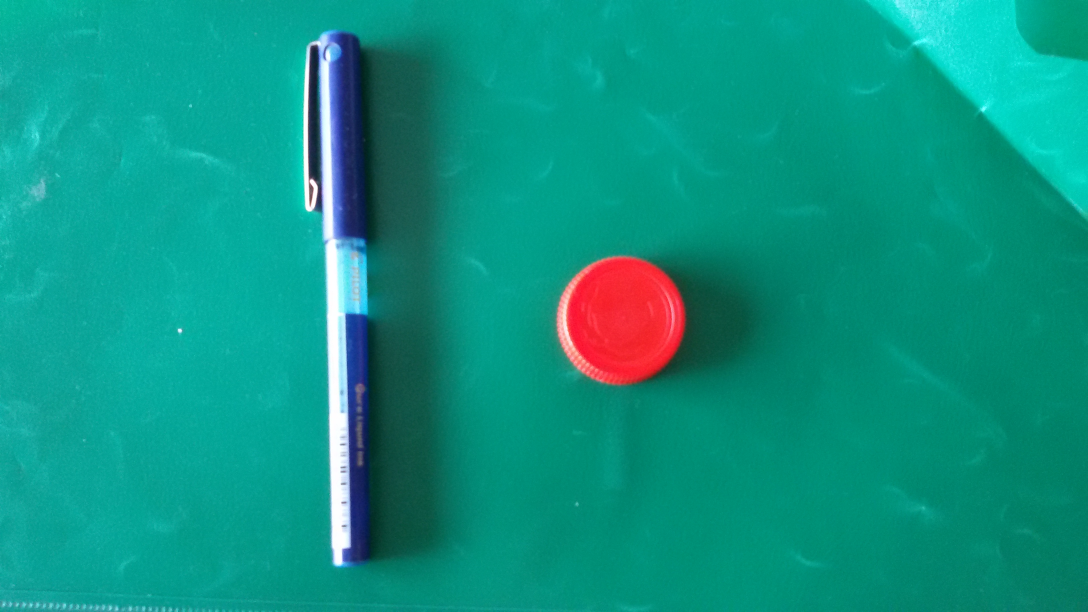
//> input picture CV/green.jpg, 3264 x 1836 px (shown at 1/3 size)
$ ./main   (built with g++ and OpenCV 4)
//> lines starting //> are read from the running program, lines starting //| are printed output that depends on the picture
### CV/PuzzleDisjointSet.h
//
//  PuzzleDisjointSet.h
//  PuzzleSolver
//
//  Created by Joe Zeimen on 4/12/13.
//  Copyright (c) 2013 Joe Zeimen. All rights reserved.
//

#ifndef __PuzzleSolver__PuzzleDisjointSet__
#define __PuzzleSolver__PuzzleDisjointSet__

#include <iostream>
#include <opencv/cv.h>

class PuzzleDisjointSet{
public:
    struct forest{
        cv::Mat_<int> locations;
        cv::Mat_<int> rotations;
        int representative;
        int id;
    };
private:
    //A count of how many sets are left.
    int set_count;
    std::vector<forest> sets;
    void rotate_ccw(int id, int times);
    void make_set(int x);
    cv::Point find_location(cv::Mat_<int>, int number );
public:
    PuzzleDisjointSet( int number);
    bool join_sets(int a, int b, int how_a, int how_b);
    int find(int a);
    bool in_same_set(int a, int b);
    bool in_one_set();
    forest get(int id);


};


#endif /* defined(__PuzzleSolver__PuzzleDisjointSet__) */

### CV/utils.h
//
//  Utils.h
//  PuzzleSolver
//
//  Created by Joe Zeimen on 4/9/13.
//  Copyright (c) 2013 Joe Zeimen. All rights reserved.
//

#ifndef __PuzzleSolver__Utils__
#define __PuzzleSolver__Utils__

#include <iostream>

#include <iostream>
#include <vector>
#include <string.h>
#include <sys/types.h>
#include <sstream>
#include "dirent.h"
#include <vector>
#include "opencv/cv.h"
#include "opencv/highgui.h"
#include "piece.h"
typedef std::vector<cv::Mat> imlist;


void filter(imlist to_filter, int size);
imlist color_to_bw(imlist color, int threshold);
void filter(imlist to_filter, int size);
imlist getImages(std::string path);
imlist blur(imlist to_blur, int size, double sigma);
imlist median_blur(imlist to_blur, int size);
imlist bilateral_blur(imlist to_blur);

template<class T> std::vector<cv::Point> translate_contour(std::vector<T> in , int offset_x, int offset_y);
std::vector<cv::Point> remove_duplicates(std::vector<cv::Point> vec);
//Return a contour that is translated
template<class T>
// [10 lines left out: function translate_contour, not called in this run]

#endif /* defined(__PuzzleSolver__Utils__) */

### CV/piece.h
//
//  piece.h
//  PuzzleSolver
//
//  Created by Joe Zeimen on 4/5/13.
//  Copyright (c) 2013 Joe Zeimen. All rights reserved.
//

#ifndef __PuzzleSolver__piece__
#define __PuzzleSolver__piece__
#include <iostream>
#include "opencv/cv.h"
#include "opencv/highgui.h"
#include "edge.h"
typedef std::vector<cv::Mat> imlist;


enum pieceType {CORNER, FRAME, MIDDLE};


//The paradigm for the piece is that there are 4 edges
//the edge "numbers" go from 0-3 in counter clockwise order
//starting from the left.


class piece{
private:
    std::vector<cv::Point2f> corners;
    pieceType type;
    void process();
    void find_corners();
    void extract_edges();
    void classify();
    int piece_size;
public:
    cv::Mat full_color;
    cv::Mat bw;

    piece(cv::Mat color,cv::Mat bw, int piece_size);
    edge edges[4];
    pieceType get_type();
    cv::Point2f get_corner(int id);

    //This method "rotates the corners and edges so they are in a correct order.
    void rotate(int times);


};


#endif /* defined(__PuzzleSolver__piece__) */

### CV/edge.h
//
//  edge.h
//  PuzzleSolver
//
//  Created by Joe Zeimen on 4/5/13.
//  Copyright (c) 2013 Joe Zeimen. All rights reserved.
//

#ifndef __PuzzleSolver__edge__
#define __PuzzleSolver__edge__

#include <iostream>
#include <opencv/cv.h>


enum edgeType { OUTER_EDGE, TAB, HOLE };


//The paradigm for edges is that if you walked along the edge of the contour
//from beginning to end, the piece will be to the left, and empty space to right.
class edge{
private:
    //The original contour passed into the function.
    std::vector<cv::Point> contour;
    //Normalized contour produces a contour that has its begining at (0,0)
    //and its endpoint straight above it (0,y). This is used internally
    //to classify the piece.
    std::vector<cv::Point2f> normalized_contour;
    std::vector<cv::Point2f> reverse_normalized_contour;
    template<class T> std::vector<cv::Point2f> normalize(std::vector<T>);
    void classify();
    edgeType type;
public:
    edge();
    edge(std::vector<cv::Point> edge);
    std::vector<cv::Point> get_translated_contour(int,int);
    std::vector<cv::Point> get_translated_contour_reverse(int,int);
    edgeType get_type();
    double compare(edge);
    double compare2(edge);
    std::string edge_type_to_s();

};


#endif /* defined(__PuzzleSolver__edge__) */

### CV/puzzle.h
//
//  puzzle.h
//  PuzzleSolver
//
//  Created by Joe Zeimen on 4/5/13.
//  Copyright (c) 2013 Joe Zeimen. All rights reserved.
//

#ifndef __PuzzleSolver__puzzle__
#define __PuzzleSolver__puzzle__

#include <iostream>
#include "edge.h"
#include "piece.h"
#include <string>
#include "utils.h"
#include <cstdint>

class puzzle{
private:
    struct match_score{
        uint16_t edge1, edge2;
        double score;
        static bool compare(match_score a, match_score b){
            return a.score<b.score;
        }
    };
    int threshold;
    bool solved;
    std::vector<match_score> matches;
    std::vector<piece> extract_pieces(std::string path, bool needs_filter);
    std::vector<piece>  pieces;
    cv::Mat_<int> solution;
    void print_edges();
    cv::Mat_<int> solution_rotations;
    void fill_costs();
    int piece_size;
    std::string edgeType_to_s(edgeType e);
public:
    puzzle(std::string path,int estimated_piece_size, int threshold, bool filter = true);
    void solve();
    void save_image(std::string filepath);
};


#endif /* defined(__PuzzleSolver__puzzle__) */

### CV/main.cpp
//
//  main.cpp
//  PuzzleSolver
//
//  Created by Joe Zeimen on 4/4/13.
//  Copyright (c) 2013 Joe Zeimen. All rights reserved.
//

#include <iostream>
#include <string.h>
#include "puzzle.h"
#include <cassert>
#include "utils.h"
#include "PuzzleDisjointSet.h"
#include <Windows.h>
#include <stdint.h>
#include "utils.h"
#include <string>
#include <iostream>
#include <filesystem>
using namespace cv;
using namespace std;

//Dont forget final "/" in directory name.
static const std::string input = "C:\\jig\\Scans\\";
static const std::string output = "C:\\jig\\finaloutput.png";

///CONTINUE GETTING VECTOR IN 8 NEIGBORHOOD


bool isSameColor(Vec3b a, Vec3b b)
{
	double thresh = 0.75 ;

	//cout << "brightness threshold: " << thresh << '\n';

	double blueRatio = a.val[0] / (b.val[0]+0.01);

	double greenRatio = a.val[1] / (b.val[1]+0.01);

	double redRatio = a.val[2] / (b.val[2]+0.01);

	double ratioMean = (blueRatio + greenRatio + redRatio)/3 ;

	double ratioVariance = (abs(blueRatio - ratioMean) + abs(greenRatio - ratioMean) + abs(redRatio - ratioMean)) / 3;

	if (ratioVariance < thresh)
	{
	//	cout << ratioVariance << "\n";
		return true;
	}

	return false;
}


int CalcMHWScore(vector<int> scores)
{
	int median;
	size_t size = scores.size();

	sort(scores.begin(), scores.end());

	if (size % 2 == 0)
	{
		median = (scores[size / 2 - 1] + scores[size / 2]) / 2;
	}
	else
	{
		median = scores[size / 2];
	}

	return median;
}


double euclidDist(Vec3b a, vector<int> b)
{

	return sqrt((a.val[0] - b[0]) ^ 2 + (a.val[1] - b[1]) ^ 2 + (a.val[2] - b[2]) ^ 2);
}

double euclidDist2(Vec3b a, Vec3b b)
{

	return sqrt((a.val[0] - b.val[0]) ^ 2 + (a.val[1] - b.val[1]) ^ 2 + (a.val[2] - b.val[2]) ^ 2);
}

vector <int> meidianVec(Vec3b Vecs[8])
{

	vector<int> blue (8);
	vector<int> green (8);
	vector<int> red (8);

	for (int i = 0; i < 8; i++)
	{
		blue[i] = Vecs[i].val[0];

		green[i] = Vecs[i].val[1];

		red[i] = Vecs[i].val[2];

	}

	return{ CalcMHWScore(blue), CalcMHWScore(green), CalcMHWScore(red) };

}
bool checkIfToblaken(Vec3b current, vector<int> medianVec, Vec3b a, Vec3b b, Vec3b c, Vec3b d, Vec3b e, Vec3b f, Vec3b g, Vec3b h)
{
	int thresh = 1.5;

	if (euclidDist(current, medianVec) < thresh || euclidDist2(current, a) < thresh || euclidDist2(current, b) < thresh, euclidDist2(current, c) < thresh, euclidDist2(current, d) < thresh, euclidDist2(current, e) < thresh, euclidDist2(current, f) < thresh, euclidDist2(current, g) < thresh, euclidDist2(current, h) < thresh)
	{
		return true;

	}
	else
	{
		if (isSameColor(current, a) || isSameColor(current, b) || isSameColor(current, c) || isSameColor(current, d) || isSameColor(current, e) || isSameColor(current, f) || isSameColor(current, g) || isSameColor(current, h))
		{
			return true;


		}
	}

	return false;
}

int main(int argc, const char * argv[])
{

	cv::Mat image = cv::imread("green.jpg");
//> image is the input picture: 1836 rows x 3264 cols, CV_8UC3; mean B, G, R 131.2, 147.7, 13.9

	// [8 lines of commented-out code are left out]
	int weidth  = image.cols-10;
//> weidth = 3254
	int height = image.rows-10;
//> height = 1826

	//bool touched1[4000][4000] = { { false } };

	bool ** touched = new bool*[height];

	for (int i = 0; i < height; ++i)
	{
		touched[i] = new bool[weidth];
		for (int j = 0; j < weidth; j++)
			touched[i][j] = false;
	}

	cout << weidth << " " << height;
//| 3254 1826
	int hheight = height / 2;
//> hheight = 913
	int hweidth = weidth / 2;
//> hweidth = 1627

	cout.precision(17);

	cout << "\n";

	Vec3b a = image.at<Vec3b>(0, 0) ;
//> a = [166, 195, 15]


	Vec3b b=  image.at<Vec3b>(0, weidth);
//> b = [121, 157, 3]

	Vec3b c =  image.at<Vec3b>(0, hweidth );
//> c = [149, 166, 3]


	Vec3b d= image.at<Vec3b>(height, 0);
//> d = [146, 159, 14]


	Vec3b e= image.at<Vec3b>(hheight, 0);
//> e = [156, 169, 13]


	Vec3b f= image.at<Vec3b>(height, hweidth);
//> f = [131, 148, 7]


	Vec3b g= image.at<Vec3b>(height, weidth);
//> g = [105, 120, 12]


	Vec3b h=  image.at<Vec3b>(hheight, weidth);
//> h = [104, 131, 0]


	cout << "\n";

//	image.at<Vec3b>(hheight, weidth) = { 0, 0, 0 };

	int thresh = 6;
	cout << "similarity threshold: " << thresh << '\n';

	Vec3b Vecs[8] = { image.at<Vec3b>(0, 0), image.at<Vec3b>(0, weidth), image.at<Vec3b>(0, hweidth), image.at<Vec3b>(height, 0), image.at<Vec3b>(hheight, 0), image.at<Vec3b>(height, hweidth), image.at<Vec3b>(height, weidth), image.at<Vec3b>(hheight, weidth) };
//> Vecs = 8 items: [166, 195, 15], [121, 157, 3], [149, 166, 3], [146, 159, 14], [156, 169, 13], [131, 148, 7], [105, 120, 12], [104, 131, 0]

	vector<int> medianVec= meidianVec(Vecs);
//> in CalcMHWScore, `size_t size = scores.size();`: size = 8
//> in CalcMHWScore, `sort(scores.begin(), scores.end());`: scores = [104, 105, 121, 131, 146, 149, 156, 166]
//> in CalcMHWScore, `median = (scores[size / 2 - 1] + scores[size / 2]) / 2;`: median = 138
//> medianVec = [138, 158, 9]

   cout << medianVec[0] <<" "<< medianVec[1]<<" " << medianVec[2];
//| 138 158 9

	cout << "\n";

	int dist = 40;
	bool curD = true;
	bool curU = true;
	bool curL = true;
	bool curR = true;

	int count = 0;

	for (int i = 0; i < height; i++)
	{
		for (int j = 0; j < weidth; j++)
		{
			if (touched[i][j])
			{
				image.at<Vec3b>(i, j) = { 0, 0, 0 };
				count++;
			}
			else
			{

				Vec3b current = image.at<Vec3b>(i, j);
				if (j - dist >= 0)
				{
					Vec3b currentD = image.at<Vec3b>(i, j - dist);
					curD = checkIfToblaken(currentD, medianVec, a, b, c, d, e, f, g, h);
					if (curD)
					{
						touched[i][j - dist] = true;
					}
				}
				if (i - dist >= 0)
				{
					Vec3b currentR = image.at<Vec3b>(i - dist, j);
					bool curR = checkIfToblaken(currentR, medianVec, a, b, c, d, e, f, g, h);
					if (curR)
					{
						touched[i - dist][j] = true;

					}
				}
				if (i + dist < height)
				{
					Vec3b currentL = image.at<Vec3b>(i + dist, j);
					bool curL = checkIfToblaken(currentL, medianVec, a, b, c, d, e, f, g, h);

					if (curL)
					{
					touched[i + dist][j] = true;

					}


				}

				if (j + dist < weidth)
				{
					Vec3b currentU = image.at<Vec3b>(i, j + dist);
					bool curU = checkIfToblaken(currentU, medianVec, a, b, c, d, e, f, g, h);

					if (curU)
					{
						touched[i][j + dist] = true;

					}


				}

				bool cur = checkIfToblaken(current, medianVec, a, b, c, d, e, f, g, h);

				if (cur && curD && curL && curR && curU)
				{
					image.at<Vec3b>(i, j) = { 0, 0, 0 };


				}
			}

		}

	}
//> this loop made 1826 passes
//> count on passes 1 to 3: 1551, 3104, 4651
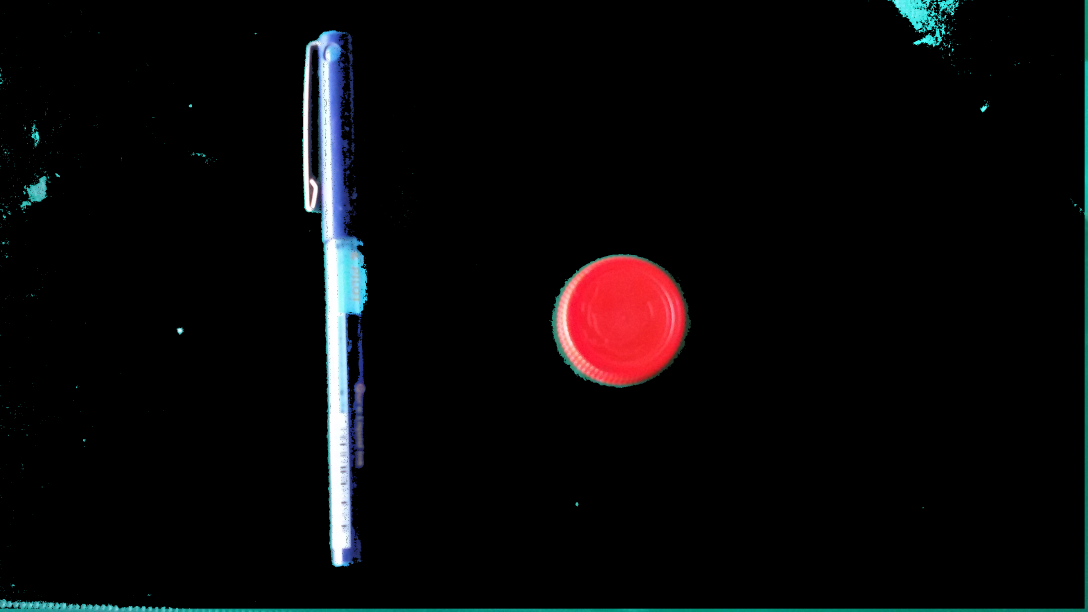
//> image: 1836 rows x 3264 cols, CV_8UC3 (shown at 1/3 size); mean B, G, R 8.8, 7.9, 9.1
//> after the loop, count = 2973043; curD = true

	cout <<"\n" << count << " " << weidth*height ;
//| 2973043 5941804

	Size size(600, 600);//the dst image size,e.g.100x100
	resize(image, image, size);//resize image
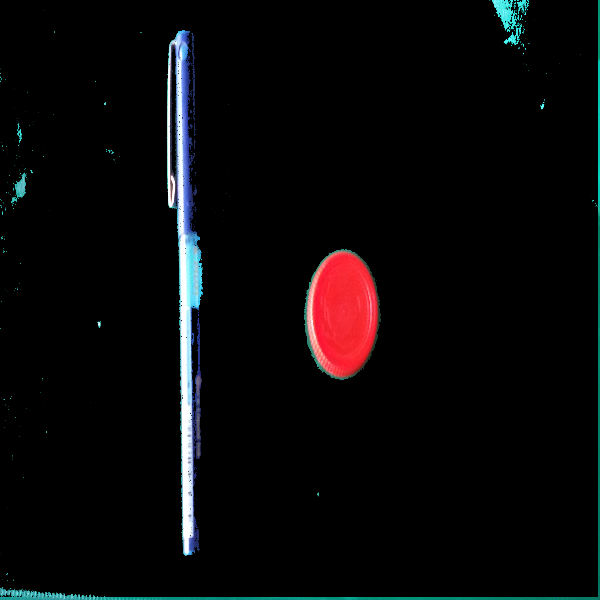
//> image: 600 rows x 600 cols, CV_8UC3; mean B, G, R 8.8, 7.9, 9.1


	namedWindow("Display window", WINDOW_AUTOSIZE);// Create a window for display.
	imshow("Display window", image);                   // Show our image inside it.
	waitKey(0);

    return 0;
}
